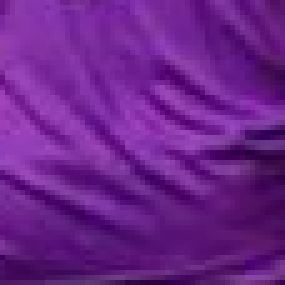
#> input picture sample.png, 57 x 57 px, found by its file name (shown 5 times larger)
$ python histogram.py   (older library calls are emulated)
#> lines starting #> are read from the running program, lines starting #| are printed output that depends on the picture; after the words box and inside, x2 and y2 are one past the last pixel; in counts of white or black regions, pixels touching at a corner belong together
#导入cv模块
import numpy as np
import cv2 as cv
from matplotlib import pyplot as plt

def plot_demo(image):
    plt.hist(image.ravel(),256,[0,256])
    plt.show()

#画出图像的直方图
def hist_image(image):
    color = ("blue", "green", "red")
    for i, color in enumerate(color):
        hist = cv.calcHist([image], [i], None, [256], [0, 256])
        plt.plot(hist, color=color)
        plt.xlim([0, 256])
    plt.show()

#提升对比度（默认提升），只能是灰度图像
def equalHist_image(image):
    gray = cv.cvtColor(image, cv.COLOR_BGR2GRAY)
    cv.imshow("原   来", gray)
    dst = cv.equalizeHist(gray)
    cv.imshow("默认处理", dst)

#对比度限制（自定义提示参数）
def clahe_image(image):
    gray = cv.cvtColor(image, cv.COLOR_BGR2GRAY)
    clahe = cv.createCLAHE(clipLimit=2.0, tileGridSize=(4, 4))
    dst = clahe.apply(gray)
    cv.imshow("自定义处理", dst)

def create_rgb_hist(image):
    h, w, c = image.shape
    rgbHist = np.zeros([16*16*16, 1], np.float32)
    bsize = 256 / 16
    for row in range(h):
        for col in range(w):
            b = image[row, col, 0]
            g = image[row, col, 1]
            r = image[row, col, 2]
            index = np.int(b/bsize)*16*16 + np.int(g/bsize)*16 + np.int(r/bsize)
            rgbHist[np.int(index), 0] = rgbHist[np.int(index), 0] + 1
    return rgbHist

def hist_compare(image1, image2):
    hist1 = create_rgb_hist(image1)
    hist2 = create_rgb_hist(image2)
    match1 = cv.compareHist(hist1, hist2, cv.HISTCMP_BHATTACHARYYA)
    match2 = cv.compareHist(hist1, hist2, cv.HISTCMP_CORREL)
    match3 = cv.compareHist(hist1, hist2, cv.HISTCMP_CHISQR)
    print("bsjl: %s, xgx: %s, kf: %s"%(match1, match2, match3))

def back_projection_demo():
    sample = cv.imread("D:/pythonworkplace/opencv_test/sample.png")
    target = cv.imread("D:/pythonworkplace/opencv_test/target.png")
    roi_hsv = cv.cvtColor(sample, cv.COLOR_BGR2HSV)
    target_hsv = cv.cvtColor(target, cv.COLOR_BGR2HSV)

    cv.imshow('sample', sample)
    cv.imshow('target', target)

    roi_Hist = cv.calcHist([roi_hsv], [0,1], None, [32, 32], [0, 180, 0, 256])
    cv.normalize(roi_Hist, roi_Hist, 0, 255, cv.NORM_MINMAX)
    dst = cv.calcBackProject([target_hsv], [0,1], roi_Hist, [0, 180, 0, 256], 1)
    cv.imshow("BackProject", dst)

def his2d_demo(image):
    his = cv.cvtColor(image, cv.COLOR_BGR2HSV)
    hist = cv.calcHist([his], [0,1], None, [32, 32], [0, 180, 0, 256])
    plt.imshow(hist, interpolation='nearest')
    plt.title("2d histogram")
    plt.show()


'''
src1 = cv.imread("D:/pythonworkplace/opencv_test/test.jpg")
src2 = cv.imread("D:/pythonworkplace/opencv_test/test.jpg")
cv.namedWindow('Image1',cv.WINDOW_NORMAL)
cv.imshow('Image1',src1)
cv.namedWindow('Image2',cv.WINDOW_NORMAL)
cv.imshow('Image2',src2)
'''
src = cv.imread("D:/pythonworkplace/opencv_test/sample.png")
#> src is the input picture: shape (57, 57, 3); mean B, G, R 138.8, 34.3, 107.7
his2d_demo(src)
#> in his2d_demo, `his = cv.cvtColor(image, cv.COLOR_BGR2HSV)`: his: shape (57, 57, 3); mean H, S, V 141.1, 195.6, 138.8
#> in his2d_demo, `hist = cv.calcHist([his], [0,1], None, [32, 32], [0, 180, 0, 256])`:
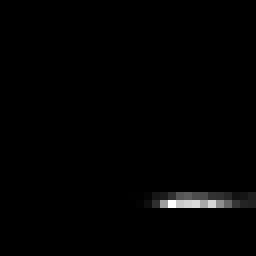
#> hist: shape (32, 32) float32 (shown 8 times larger); min 0, max 330, mean 3.2; drawn with min black and max white
#hist_compare(src1, src2)
back_projection_demo()
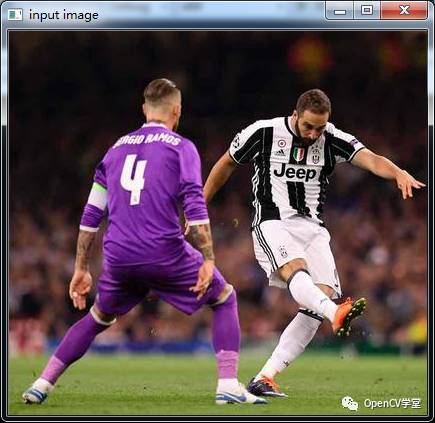
#> input picture target.png, 435 x 423 px, found by its file name
#> in back_projection_demo, target is the input picture: shape (423, 435, 3); mean B, G, R 77.3, 75.9, 91.5
#> in back_projection_demo, `target_hsv = cv.cvtColor(target, cv.COLOR_BGR2HSV)`: target_hsv: shape (423, 435, 3); mean H, S, V 90.3, 101.6, 99.3
#> in back_projection_demo, `cv.normalize(roi_Hist, roi_Hist, 0, 255, cv.NORM_MINMAX)`: roi_Hist: shape (32, 32) float32; 3.03% of pixels changed, all inside (x1, y1, x2, y2) = (16, 24, 32, 26)
#> in back_projection_demo, `dst = cv.calcBackProject([target_hsv], [0,1], roi_Hist, [0, 180, 0, 25..`:
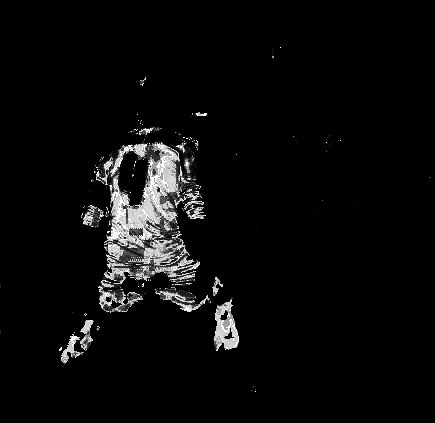
#> dst: shape (423, 435); min 0, max 255, mean 10.7
# 等待用户操作
cv.waitKey(0)
# 释放所有窗口
cv.destroyAllWindows()
